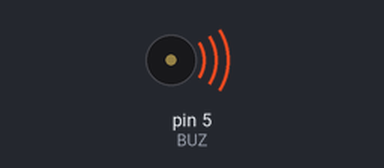
A sketch run on a simulated Arduino Uno, built with avr-gcc and run on an emulated ATmega328P. On the bench: buzzer (waves = sounding). What the sketch prints to the serial monitor is not drawn.

Above: at 0.2 s.
Timing chart, 0 to 15.0 s (numbered marks = the images above):
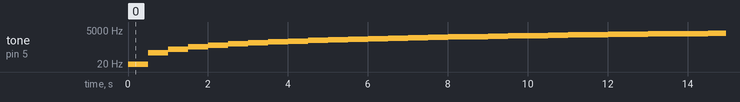

Measured:
- by itself, tone on pin 5 (BUZ): plays 20 Hz for 0.50 s, 120 Hz for 0.50 s, 220 Hz for 0.50 s, 320 Hz for 0.50 s, 420 Hz for 0.50 s, 520 Hz for 0.50 s … (230 notes in this stretch)

The sketch:

buser.ino
```cpp
#define BUZ 5

void setup() {
pinMode(BUZ,OUTPUT);
Serial.begin(9600);
}


void loop() {
  for(int i=20; i<4000; i=i+100){
    tone(BUZ, i, 500);
    Serial.print("Freq: ");
    Serial.println(i);
    delay(500);
  }
  delay(3000);
}
```
